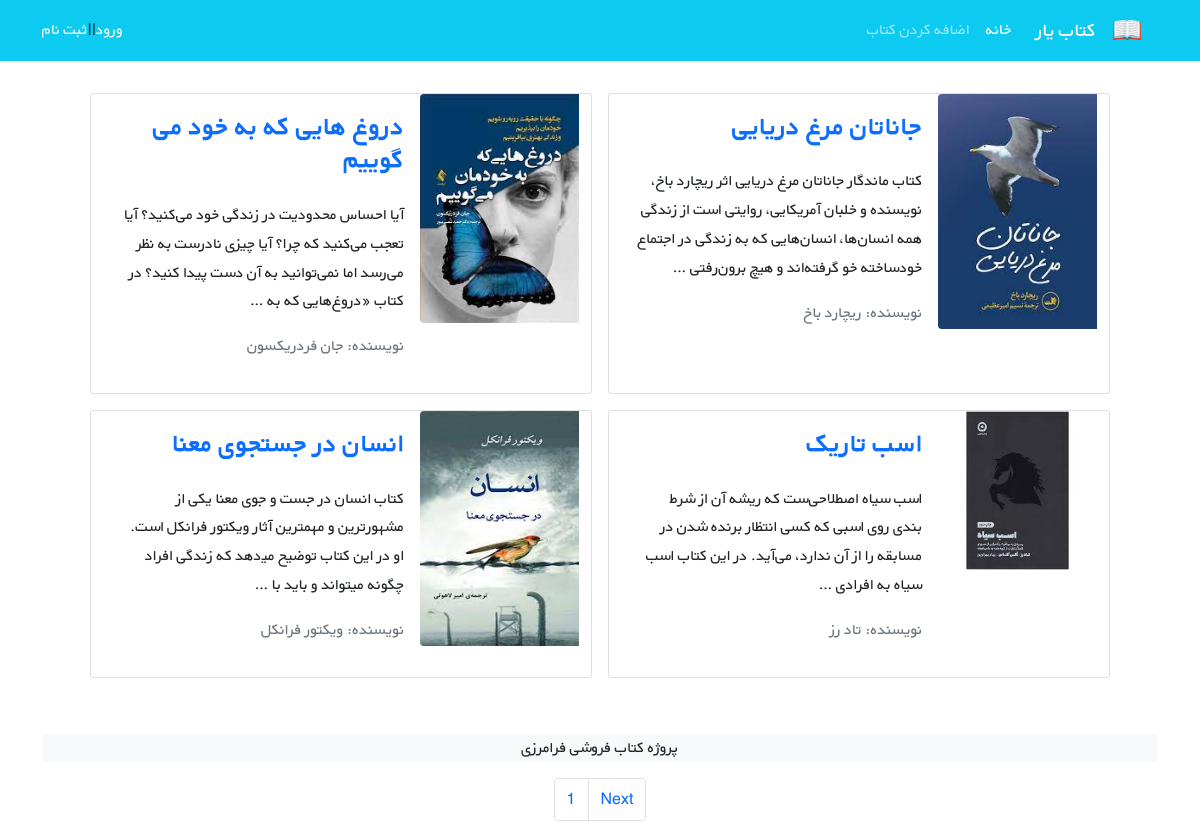
The page /books/ on the database its author committed.
### books/models.py (models this page shows, shortened)
class Book(models.Model):
    title = models.CharField(max_length=200)
    author = models.CharField(max_length=200)
    translator = models.CharField(max_length=200, blank=True)
    description = models.TextField()
    price = models.DecimalField(max_digits=5, decimal_places=2)
    cover = models.ImageField(upload_to="covers/", blank=True)
    def get_absolute_url(self):
        return reverse('book_detail', args=[self.id])

### books/views.py (the view)
# urls.py: path('', views.BookListView.as_view(), name="book_list"),
class BookListView(generic.ListView):
    model = Book
    paginate_by = 4
    template_name = "books/book_list.html"
    context_object_name = 'books'

### books/templates/books/book_list.html (shortened to what this page needs)
{% extends '_base.html' %}
{% block content %}
    <div class="container mt-4">
        <div class="row flex-row-reverse justify-content-md-center">
            {% for book in books %}
                <div class="card m-2" style="max-width: 45%">
                    <div class="row g-0 h-100" dir="rtl">
                        <div class="col-md-4">
                            {% if book.cover %}
                                <img src="{{ book.cover.url }}" class="img-fluid rounded-start" alt="...">
                            {% endif %}
                        </div>
                        <div class="col-md-8 h-100">
                            <div class="d-flex flex-column justify-content-between h-100">
                                <div class="card-body">
                                    <a class="text-decoration-none" href="{{ book.get_absolute_url }}"><h3
                                            class="card-title"><strong>{{ book.title|capfirst }}</strong></h3></a>
                                    <p class="card-text pt-3">{{ book.description|truncatewords:30 }}</p>
                                    <p class="text-muted">نویسنده: {{ book.author }}</p>
                                </div>
                            </div>
                        </div>
                    </div>
                </div>
            {% endfor %}
        </div>
    </div>
    <footer class="bg-light text-center text-lg-start mt-5">
        <div class="text-center bg-grey">
            <p>پروژه کتاب فروشی فرامرزی
            </p>
        </div>
    </footer>
 <div class="text-center bg-grey">
    <nav aria-label="Page navigation " >
        <ul class="pagination justify-content-center mt=3">
            <li class="page-item"><a class="page-link" href="#">{{ page_obj.number }}</a></li>
        {% if page_obj.has_next %}
             <li class="page-item"><a class="page-link" href="?page={{ page_obj.next_page_number }}">Next</a></li>
        {% endif %}
        </ul>
    </nav>
</div>
{% endblock content %}

### templates/_base.html (shortened to what this page needs)
<!DOCTYPE HTML PUBLIC "-//W3C//DTD HTML 4.01//EN" "http://www.w3.org/TR/html4/strict.dtd">
<html lang="en">
<head>
{% load static %}
    <link href="https://cdn.jsdelivr.net/npm/bootstrap@5.1.3/dist/css/bootstrap.min.css" rel="stylesheet"
>
    <link rel="stylesheet" href="{% static "css/style.css" %}">
</head>
<body>
<nav class="navbar navbar-expand-lg navbar-dark bg-info" dir="rtl">
    <div class="container">
        <a class="navbar-brand" href="#">
            <img src="{% static 'icons/book.png' %}" alt="" height="30"
                 class="d-inline-block align-text-top">
        </a>
        <a class="navbar-brand mx-3" href="{% url "book_list" %}">کتاب یار</a>
        <div class="collapse navbar-collapse" id="navbarNavAltMarkup">
            <div class="navbar-nav">
                <a class="nav-link active" aria-current="page" href="/">خانه</a>
                <a class="nav-link" href="{% url "book_create" %}">اضافه کردن کتاب</a>
            </div>
        </div>
        {% if user.is_authenticated %}
        <div class="mx-2 text-white">خوش آمدی {{ user.username }}  |  <a class="link-light text-decoration-none" href="{% url "logout" %}" style="color:#ba2121">خروج از حساب </a>
        {% else %}
        <a class="link-light text-decoration-none" href="{% url "login" %}">ورود  </a>
        <spam>  || </spam>
        <a class="link-light text-decoration-none" href="{% url "signup" %}">ثبت نام  </a>
        {% endif %}
        </div>
</nav>
<div class="container">
    {% block content %}
    {% endblock content %}
</div>
</body>
</html>

### static/css/style.css (style rules this page uses)
* { font-family: 'BYekan', sans-serif; line-height: 1.8rem; }

### rows shown on the page
Book: cover (picture), title "جاناتان مرغ دریایی", description "کتاب ماندگار جاناتان مرغ دریایی اثر ریچارد باخ، نویسنده و خلبان آمریکایی، روایتی است از زندگی همه انسان‌ها، انسان‌هایی که به زندگی در اجتماع خودساخته خو گرفته‌اند و هیچ برون‌رفتی …", author "ریچارد باخ"
Book: cover (picture), title "دروغ هایی که به خود می گوییم", description "آیا احساس محدودیت در زندگی خود می‌کنید؟ آیا تعجب می‌کنید که چرا؟ آیا چیزی نادرست به نظر می‌رسد اما نمی‌توانید به آن دست پیدا کنید؟ در کتاب «دروغ‌هایی که به …", author "جان فردریکسون"
Book: cover (picture), title "اسب تاریک", description "اسب سیاه اصطلاحی‌ست که ریشه آن از شرط بندی روی اسبی که کسی انتظار برنده شدن در مسابقه را از آن ندارد، می‌آید. در این کتاب اسب سیاه به افرادی …", author "تاد رز"
Book: cover (picture), title "انسان در جستجوی معنا", description "کتاب انسان در جست و جوی معنا یکی از مشهورترین و مهمترین آثار ویکتور فرانکل است. او در این کتاب توضیح می‍‌دهد که زندگی افراد چگونه میتواند و باید با …", author "ویکتور فرانکل"

### other values the page prints
{{ page_obj.number }} "1"
